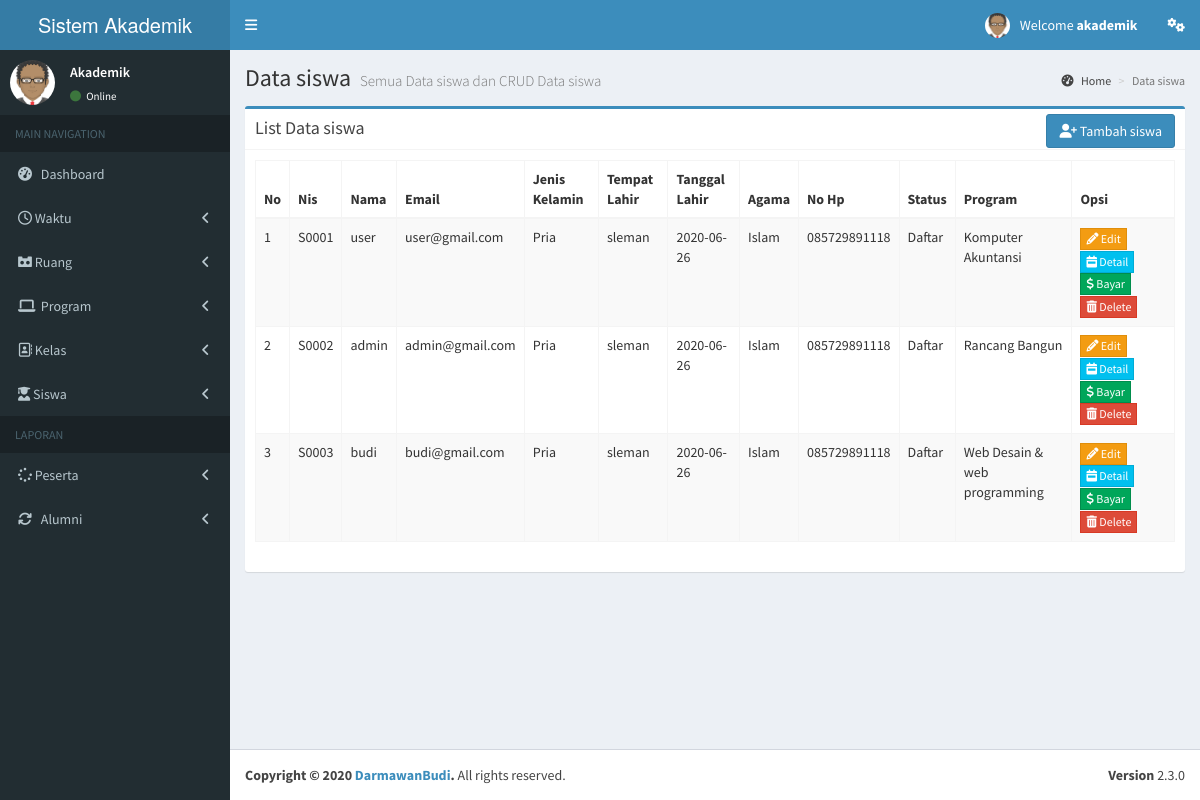
The page /siswa/data_siswa.php (signed in) on the database its author committed.
### tables this page shows
CREATE TABLE `siswa` (
  `nis` varchar(9) NOT NULL,
  `username` varchar(20) NOT NULL,
  `password` varchar(50) NOT NULL,
  `nama` varchar(25) NOT NULL,
  `email` varchar(30) NOT NULL,
  `jenis` varchar(10) NOT NULL,
  `tempat` varchar(20) NOT NULL,
  `lahir` date NOT NULL,
  `agama` varchar(15) NOT NULL,
  `hp` varchar(15) NOT NULL,
  `status_sekolah` varchar(20) NOT NULL,
  `asal_sekolah` varchar(25) NOT NULL,
  `kerja` varchar(30) NOT NULL,
  `status` varchar(10) NOT NULL,
  `prog` varchar(50) NOT NULL
);

CREATE TABLE `program` (
  `id_program` varchar(9) NOT NULL,
  `nama_program` varchar(30) NOT NULL,
  `keterangan` text NOT NULL,
  `sesi` int(2) NOT NULL,
  `biaya` int(7) NOT NULL
);

### siswa/data_siswa.php (the view, shortened to what this page needs)
<?php
if ($_SESSION['id_role'] == 'R0001')
{
  include '../template/header_admin.php';
}
else if ($_SESSION['id_role']=="R0004")
{
  include '../template/header_frontoffice.php';
}
else if ($_SESSION['id_role']=="R0003")
{
  include '../template/header_akademik.php';
}
 include '../koneksidb.php';
?>
<div class="content-wrapper">
<section class="content-header">
  <h1>Data siswa
    <small>Semua Data siswa dan CRUD Data siswa</small>
  </h1>
  <ol class="breadcrumb">
  <li><a href="../admin/frontoffice.php"><i class="fa fa-dashboard"></i> Home</a></li>
  <li class="active">Data siswa</li>
  </ol>
</section>
<section class="content">
  <div class="row">
    <div class="col-sm-12">
      <div class="box box-primary">
        <div class="box-header with-border">
          <h3 class="box-title">List Data siswa</h3>
          <div class="box-tools pull-left">
            <a href="#" class="btn btn-primary" data-toggle="modal" data-target="#tambahsiswa"><i class="fas fa-user-plus"></i> Tambah siswa</a>
          </div>
        </div>
        <div class="box-body">
          <div class="table-responsive22">
            <table id="datatable" class="table table-bordered table-striped">
              <thead>
                <tr>
                  <th>No</th>
                  <th>Nis</th>
                  <th>Nama</th>
                  <th>Email</th>
                  <th>Jenis Kelamin</th>
                  <th>Tempat Lahir</th>
                  <th>Tanggal Lahir</th>
                  <th>Agama</th>
                  <th>No Hp</th>
                  <th>Status</th>
                  <th>Program</th>
                  <th>Opsi</th>
                </tr>
              </thead>
              <tbody>
                  <?php
                    $no = 1;
                    $queryview = mysqli_query($koneksi, "SELECT * FROM siswa a, program b where a.prog=b.id_program order by nis asc");
                    while ($row = mysqli_fetch_assoc($queryview)) {
                  ?>
                  <tr>
                    <td><?php echo $no++;?></td>
                    <td><?php echo $row['nis'];?></td>
                    <td><?php echo $row['nama'];?></td>
                    <td><?php echo $row['email'];?></td>
                    <td><?php echo $row['jenis'];?></td>
                    <td><?php echo $row['tempat'];?></td>
                    <td><?php echo $row['lahir'];?></td>
                    <td><?php echo $row['agama'];?></td>
                    <td><?php echo $row['hp'];?></td>
                    <td><?php echo $row['status']; ?></td>
                    <td><?php echo $row['nama_program']; ?></td>
                    <td>
                      <a href="#" class="btn btn-warning btn-flat btn-xs" data-toggle="modal" data-target="#updatesiswa<?php echo $no; ?>"><i class="fas fa-pencil-alt"></i> Edit</a>
                      <a href="#" class="btn btn-info btn-flat btn-xs" data-toggle="modal" data-target="#detailsiswa<?php echo $no; ?>"><i class="fas fa-calendar-week"></i> Detail</a>
                      <a href="#" class="btn btn-success btn-flat btn-xs" data-toggle="modal" data-target="#bayarsiswa<?php echo $no; ?>"><i class="fas fa-dollar-sign"></i> Bayar</a>
                      <a href="#" class="btn btn-danger btn-flat btn-xs" data-toggle="modal" data-target="#deletesiswa<?php echo $no; ?>"><i class="fa fa-trash"></i> Delete</a>
                    </td>
                  </tr>
                  <?php
                    }
                  ?>
              </tbody>
            </table>
          </div>
        </div>
      </div>
    </div>
  </div>
</section>
</div>
<?php include '../template/footer.php'; ?>

### rows shown on the page
siswa: nis "S0001", nama "user", email "user@gmail.com", jenis "Pria", tempat "sleman", lahir "2020-06-26", agama "Islam", hp "085729891118", status "Daftar", program.nama_program "Komputer Akuntansi"
siswa: nis "S0002", nama "admin", email "admin@gmail.com", jenis "Pria", tempat "sleman", lahir "2020-06-26", agama "Islam", hp "085729891118", status "Daftar", program.nama_program "Rancang Bangun"
siswa: nis "S0003", nama "budi", email "budi@gmail.com", jenis "Pria", tempat "sleman", lahir "2020-06-26", agama "Islam", hp "085729891118", status "Daftar", program.nama_program "Web Desain & web programming"

### other values the page prints
$_SESSION['username'] "akademik"
